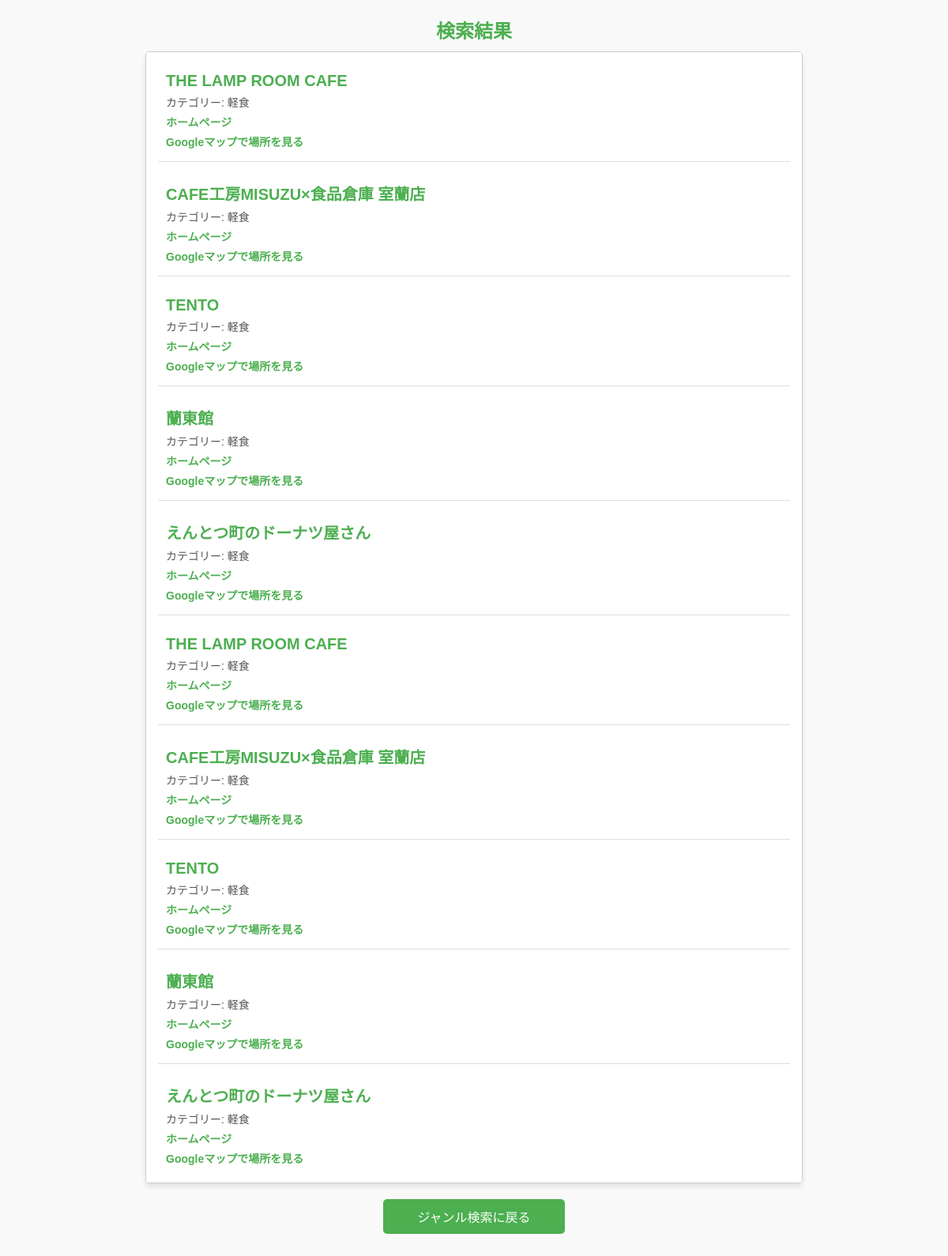
Screenshot of /result?category=軽食 with the database file from the repository.
### app.py (models this page shows)
class Store(db.Model):
    id = db.Column(db.Integer, primary_key=True)
    name = db.Column(db.String(80), nullable=False)
    category = db.Column(db.String(50), nullable=False)
    homepage = db.Column(db.String(255), nullable=True)  # ホームページURL
    location = db.Column(db.String(255), nullable=True)  # 住所や地図リンク

### app.py (the view)
@app.route('/result')
def result():
    category = request.args.get('category')
    stores = Store.query.filter_by(category=category).all()
    return render_template('result.html', stores=stores)

### app.py (called while the page is built)
@app.before_request
def setup():
    with app.app_context():
        db.create_all()

@app.before_request
def setup():
    db.create_all()

### templates/result.html (shortened to what this page needs)
<!DOCTYPE html>
<html lang="ja">
<head>
    <link rel="stylesheet" href="{{ url_for('static', filename='result.css') }}">
</head>
<body>
    <h1>検索結果</h1>
    {% if stores %}
        <ul>
            {% for store in stores %}
                <li>
                    <h2>{{ store.name }}</h2>
                    <p>カテゴリー: {{ store.category }}</p>
                    <p>
                        <a href="{{ store.homepage }}" target="_blank">ホームページ</a>
                    </p>
                    <p>
                        <a href="{{ store.location }}" target="_blank">Googleマップで場所を見る</a>
                    </p>
                </li>
            {% endfor %}
        </ul>
    {% else %}
        <p>該当する店舗が見つかりませんでした。</p>
    {% endif %}
    <a href="{{ url_for('search') }}" class="back-button">ジャンル検索に戻る</a>
</body>
</html>

### static/result.css (style rules this page uses)
body { margin: 0; padding: 0; font-family: Arial, sans-serif; background-color: #f9f9f9; color: #333; }
h1 { font-size: 24px; color: #4CAF50; text-align: center; margin-top: 20px; margin-bottom: 10px; }
ul { list-style: none; padding: 0; margin: 0 auto; max-width: 800px; max-height: 60vh; overflow-y: auto; background: #fff; border: 1px solid #ccc; border-radius: 5px; box-shadow: 0 4px 6px rgba(0, 0, 0, 0.1); padding: 15px; }
li { margin-bottom: 15px; padding: 10px; border-bottom: 1px solid #ddd; }
li:last-child { border-bottom: none; }
li h2 { font-size: 20px; color: #4CAF50; margin: 0; margin-bottom: 5px; }
li p { margin: 5px 0; font-size: 14px; color: #555; }
li a { color: #4CAF50; text-decoration: none; font-weight: bold; transition: color 0.3s; }
.back-button { display: block; width: 200px; margin: 20px auto; text-align: center; background-color: #4CAF50; color: white; text-decoration: none; padding: 10px 15px; border-radius: 5px; font-size: 16px; transition: background-color 0.3s; }

### rows the page displays
Store: name "THE LAMP ROOM CAFE", category "軽食"
Store: name "CAFE工房MISUZU×食品倉庫 室蘭店", category "軽食"
Store: name "TENTO", category "軽食"
Store: name "蘭東館", category "軽食"
Store: name "えんとつ町のドーナツ屋さん", category "軽食"
Store: name "THE LAMP ROOM CAFE", category "軽食"
Store: name "CAFE工房MISUZU×食品倉庫 室蘭店", category "軽食"
Store: name "TENTO", category "軽食"
Store: name "蘭東館", category "軽食"
Store: name "えんとつ町のドーナツ屋さん", category "軽食"
